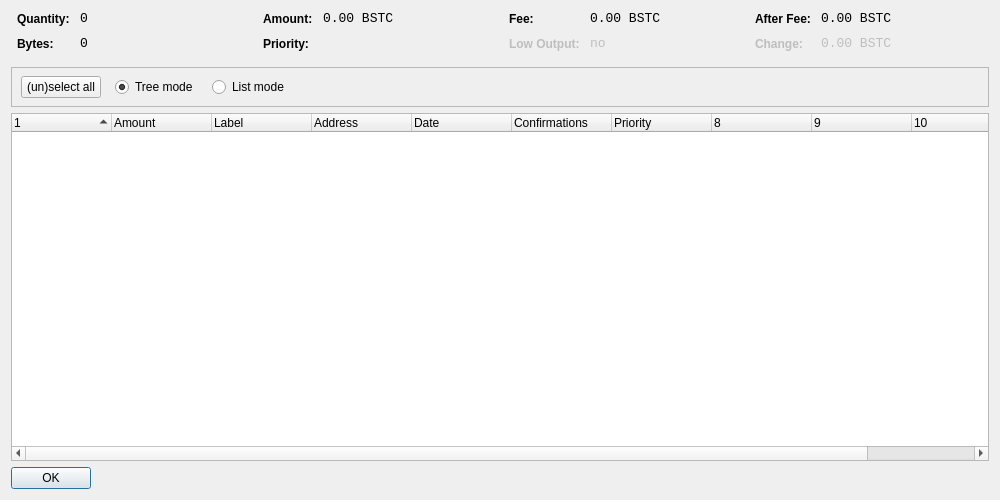
<?xml version="1.0" encoding="UTF-8"?>
<ui version="4.0">
 <class>CoinControlDialog</class>
 <widget class="QDialog" name="CoinControlDialog">
  <property name="geometry">
   <rect>
    <x>0</x>
    <y>0</y>
    <width>1000</width>
    <height>500</height>
   </rect>
  </property>
  <property name="windowTitle">
   <string>Coin Control</string>
  </property>
  <layout class="QVBoxLayout" name="verticalLayout">
   <item>
    <layout class="QHBoxLayout" name="horizontalLayoutTop" stretch="0,0,0,0">
     <property name="topMargin">
      <number>0</number>
     </property>
     <property name="bottomMargin">
      <number>10</number>
     </property>
     <item>
      <layout class="QFormLayout" name="formLayoutCoinControl1">
       <property name="horizontalSpacing">
        <number>10</number>
       </property>
       <property name="verticalSpacing">
        <number>10</number>
       </property>
       <property name="leftMargin">
        <number>6</number>
       </property>
       <property name="rightMargin">
        <number>6</number>
       </property>
       <item row="0" column="0">
        <widget class="QLabel" name="labelCoinControlQuantityText">
         <property name="styleSheet">
          <string notr="true">font-weight:bold;</string>
         </property>
         <property name="text">
          <string>Quantity:</string>
         </property>
        </widget>
       </item>
       <item row="0" column="1">
        <widget class="QLabel" name="labelCoinControlQuantity">
         <property name="font">
          <font>
           <family>Monospace</family>
           <pointsize>10</pointsize>
          </font>
         </property>
         <property name="cursor">
          <cursorShape>IBeamCursor</cursorShape>
         </property>
         <property name="contextMenuPolicy">
          <enum>Qt::ActionsContextMenu</enum>
         </property>
         <property name="text">
          <string notr="true">0</string>
         </property>
         <property name="textInteractionFlags">
          <set>Qt::LinksAccessibleByMouse|Qt::TextSelectableByKeyboard|Qt::TextSelectableByMouse</set>
         </property>
        </widget>
       </item>
       <item row="1" column="0">
        <widget class="QLabel" name="labelCoinControlBytesText">
         <property name="styleSheet">
          <string notr="true">font-weight:bold;</string>
         </property>
         <property name="text">
          <string>Bytes:</string>
         </property>
        </widget>
       </item>
       <item row="1" column="1">
        <widget class="QLabel" name="labelCoinControlBytes">
         <property name="font">
          <font>
           <family>Monospace</family>
           <pointsize>10</pointsize>
          </font>
         </property>
         <property name="cursor">
          <cursorShape>IBeamCursor</cursorShape>
         </property>
         <property name="contextMenuPolicy">
          <enum>Qt::ActionsContextMenu</enum>
         </property>
         <property name="text">
          <string notr="true">0</string>
         </property>
         <property name="textInteractionFlags">
          <set>Qt::LinksAccessibleByMouse|Qt::TextSelectableByKeyboard|Qt::TextSelectableByMouse</set>
         </property>
        </widget>
       </item>
      </layout>
     </item>
     <item>
      <layout class="QFormLayout" name="formLayoutCoinControl2">
       <property name="horizontalSpacing">
        <number>10</number>
       </property>
       <property name="verticalSpacing">
        <number>10</number>
       </property>
       <property name="leftMargin">
        <number>6</number>
       </property>
       <property name="rightMargin">
        <number>6</number>
       </property>
       <item row="0" column="0">
        <widget class="QLabel" name="labelCoinControlAmountText">
         <property name="styleSheet">
          <string notr="true">font-weight:bold;</string>
         </property>
         <property name="text">
          <string>Amount:</string>
         </property>
        </widget>
       </item>
       <item row="0" column="1">
        <widget class="QLabel" name="labelCoinControlAmount">
         <property name="font">
          <font>
           <family>Monospace</family>
           <pointsize>10</pointsize>
          </font>
         </property>
         <property name="cursor">
          <cursorShape>IBeamCursor</cursorShape>
         </property>
         <property name="contextMenuPolicy">
          <enum>Qt::ActionsContextMenu</enum>
         </property>
         <property name="text">
          <string notr="true">0.00 BSTC</string>
         </property>
         <property name="textInteractionFlags">
          <set>Qt::LinksAccessibleByMouse|Qt::TextSelectableByKeyboard|Qt::TextSelectableByMouse</set>
         </property>
        </widget>
       </item>
       <item row="1" column="0">
        <widget class="QLabel" name="labelCoinControlPriorityText">
         <property name="styleSheet">
          <string notr="true">font-weight:bold;</string>
         </property>
         <property name="text">
          <string>Priority:</string>
         </property>
        </widget>
       </item>
       <item row="1" column="1">
        <widget class="QLabel" name="labelCoinControlPriority">
         <property name="font">
          <font>
           <family>Monospace</family>
           <pointsize>10</pointsize>
          </font>
         </property>
         <property name="cursor">
          <cursorShape>IBeamCursor</cursorShape>
         </property>
         <property name="contextMenuPolicy">
          <enum>Qt::ActionsContextMenu</enum>
         </property>
         <property name="text">
          <string/>
         </property>
         <property name="textInteractionFlags">
          <set>Qt::LinksAccessibleByMouse|Qt::TextSelectableByKeyboard|Qt::TextSelectableByMouse</set>
         </property>
        </widget>
       </item>
      </layout>
     </item>
     <item>
      <layout class="QFormLayout" name="formLayoutCoinControl3">
       <property name="horizontalSpacing">
        <number>10</number>
       </property>
       <property name="verticalSpacing">
        <number>10</number>
       </property>
       <property name="leftMargin">
        <number>6</number>
       </property>
       <property name="rightMargin">
        <number>6</number>
       </property>
       <item row="0" column="0">
        <widget class="QLabel" name="labelCoinControlFeeText">
         <property name="styleSheet">
          <string notr="true">font-weight:bold;</string>
         </property>
         <property name="text">
          <string>Fee:</string>
         </property>
        </widget>
       </item>
       <item row="0" column="1">
        <widget class="QLabel" name="labelCoinControlFee">
         <property name="font">
          <font>
           <family>Monospace</family>
           <pointsize>10</pointsize>
          </font>
         </property>
         <property name="cursor">
          <cursorShape>IBeamCursor</cursorShape>
         </property>
         <property name="contextMenuPolicy">
          <enum>Qt::ActionsContextMenu</enum>
         </property>
         <property name="text">
          <string notr="true">0.00 BSTC</string>
         </property>
         <property name="textInteractionFlags">
          <set>Qt::LinksAccessibleByMouse|Qt::TextSelectableByKeyboard|Qt::TextSelectableByMouse</set>
         </property>
        </widget>
       </item>
       <item row="1" column="0">
        <widget class="QLabel" name="labelCoinControlLowOutputText">
         <property name="enabled">
          <bool>false</bool>
         </property>
         <property name="styleSheet">
          <string notr="true">font-weight:bold;</string>
         </property>
         <property name="text">
          <string>Low Output:</string>
         </property>
        </widget>
       </item>
       <item row="1" column="1">
        <widget class="QLabel" name="labelCoinControlLowOutput">
         <property name="enabled">
          <bool>false</bool>
         </property>
         <property name="font">
          <font>
           <family>Monospace</family>
           <pointsize>10</pointsize>
          </font>
         </property>
         <property name="cursor">
          <cursorShape>IBeamCursor</cursorShape>
         </property>
         <property name="contextMenuPolicy">
          <enum>Qt::ActionsContextMenu</enum>
         </property>
         <property name="text">
          <string notr="true">no</string>
         </property>
         <property name="textInteractionFlags">
          <set>Qt::LinksAccessibleByMouse|Qt::TextSelectableByKeyboard|Qt::TextSelectableByMouse</set>
         </property>
        </widget>
       </item>
      </layout>
     </item>
     <item>
      <layout class="QFormLayout" name="formLayoutCoinControl4">
       <property name="horizontalSpacing">
        <number>10</number>
       </property>
       <property name="verticalSpacing">
        <number>10</number>
       </property>
       <property name="leftMargin">
        <number>6</number>
       </property>
       <property name="rightMargin">
        <number>6</number>
       </property>
       <item row="0" column="0">
        <widget class="QLabel" name="labelCoinControlAfterFeeText">
         <property name="styleSheet">
          <string notr="true">font-weight:bold;</string>
         </property>
         <property name="text">
          <string>After Fee:</string>
         </property>
        </widget>
       </item>
       <item row="0" column="1">
        <widget class="QLabel" name="labelCoinControlAfterFee">
         <property name="font">
          <font>
           <family>Monospace</family>
           <pointsize>10</pointsize>
          </font>
         </property>
         <property name="cursor">
          <cursorShape>IBeamCursor</cursorShape>
         </property>
         <property name="contextMenuPolicy">
          <enum>Qt::ActionsContextMenu</enum>
         </property>
         <property name="text">
          <string notr="true">0.00 BSTC</string>
         </property>
         <property name="textInteractionFlags">
          <set>Qt::LinksAccessibleByMouse|Qt::TextSelectableByKeyboard|Qt::TextSelectableByMouse</set>
         </property>
        </widget>
       </item>
       <item row="1" column="0">
        <widget class="QLabel" name="labelCoinControlChangeText">
         <property name="enabled">
          <bool>false</bool>
         </property>
         <property name="styleSheet">
          <string notr="true">font-weight:bold;</string>
         </property>
         <property name="text">
          <string>Change:</string>
         </property>
        </widget>
       </item>
       <item row="1" column="1">
        <widget class="QLabel" name="labelCoinControlChange">
         <property name="enabled">
          <bool>false</bool>
         </property>
         <property name="font">
          <font>
           <family>Monospace</family>
           <pointsize>10</pointsize>
          </font>
         </property>
         <property name="cursor">
          <cursorShape>IBeamCursor</cursorShape>
         </property>
         <property name="contextMenuPolicy">
          <enum>Qt::ActionsContextMenu</enum>
         </property>
         <property name="text">
          <string notr="true">0.00 BSTC</string>
         </property>
         <property name="textInteractionFlags">
          <set>Qt::LinksAccessibleByMouse|Qt::TextSelectableByKeyboard|Qt::TextSelectableByMouse</set>
         </property>
        </widget>
       </item>
      </layout>
     </item>
    </layout>
   </item>
   <item>
    <widget class="QFrame" name="frame">
     <property name="minimumSize">
      <size>
       <width>0</width>
       <height>40</height>
      </size>
     </property>
     <property name="frameShape">
      <enum>QFrame::StyledPanel</enum>
     </property>
     <property name="frameShadow">
      <enum>QFrame::Sunken</enum>
     </property>
     <widget class="QWidget" name="horizontalLayoutWidget">
      <property name="geometry">
       <rect>
        <x>10</x>
        <y>0</y>
        <width>781</width>
        <height>41</height>
       </rect>
      </property>
      <layout class="QHBoxLayout" name="horizontalLayoutPanel" stretch="0,0,0,0,0">
       <property name="spacing">
        <number>14</number>
       </property>
       <item>
        <widget class="QPushButton" name="pushButtonSelectAll">
         <property name="sizePolicy">
          <sizepolicy hsizetype="Maximum" vsizetype="Fixed">
           <horstretch>0</horstretch>
           <verstretch>0</verstretch>
          </sizepolicy>
         </property>
         <property name="text">
          <string>(un)select all</string>
         </property>
        </widget>
       </item>
       <item>
        <widget class="QRadioButton" name="radioTreeMode">
         <property name="sizePolicy">
          <sizepolicy hsizetype="Maximum" vsizetype="Fixed">
           <horstretch>0</horstretch>
           <verstretch>0</verstretch>
          </sizepolicy>
         </property>
         <property name="text">
          <string>Tree mode</string>
         </property>
         <property name="checked">
          <bool>true</bool>
         </property>
        </widget>
       </item>
       <item>
        <widget class="QRadioButton" name="radioListMode">
         <property name="sizePolicy">
          <sizepolicy hsizetype="Maximum" vsizetype="Fixed">
           <horstretch>0</horstretch>
           <verstretch>0</verstretch>
          </sizepolicy>
         </property>
         <property name="text">
          <string>List mode</string>
         </property>
        </widget>
       </item>
       <item>
        <spacer name="horizontalSpacer">
         <property name="orientation">
          <enum>Qt::Horizontal</enum>
         </property>
         <property name="sizeHint" stdset="0">
          <size>
           <width>40</width>
           <height>20</height>
          </size>
         </property>
        </spacer>
       </item>
      </layout>
     </widget>
    </widget>
   </item>
   <item>
    <widget class="CoinControlTreeWidget" name="treeWidget">
     <property name="contextMenuPolicy">
      <enum>Qt::CustomContextMenu</enum>
     </property>
     <property name="sortingEnabled">
      <bool>false</bool>
     </property>
     <property name="columnCount">
      <number>11</number>
     </property>
     <attribute name="headerShowSortIndicator" stdset="0">
      <bool>true</bool>
     </attribute>
     <attribute name="headerStretchLastSection">
      <bool>false</bool>
     </attribute>
     <column>
      <property name="text">
       <string/>
      </property>
     </column>
     <column>
      <property name="text">
       <string>Amount</string>
      </property>
     </column>
     <column>
      <property name="text">
       <string>Label</string>
      </property>
     </column>
     <column>
      <property name="text">
       <string>Address</string>
      </property>
     </column>
     <column>
      <property name="text">
       <string>Date</string>
      </property>
     </column>
     <column>
      <property name="text">
       <string>Confirmations</string>
      </property>
      <property name="toolTip">
       <string>Confirmed</string>
      </property>
     </column>
     <column>
      <property name="text">
       <string>Priority</string>
      </property>
     </column>
     <column>
      <property name="text">
       <string/>
      </property>
     </column>
     <column>
      <property name="text">
       <string/>
      </property>
     </column>
     <column>
      <property name="text">
       <string/>
      </property>
     </column>
     <column>
      <property name="text">
       <string/>
      </property>
     </column>
    </widget>
   </item>
   <item>
    <widget class="QDialogButtonBox" name="buttonBox">
     <property name="sizePolicy">
      <sizepolicy hsizetype="Maximum" vsizetype="Fixed">
       <horstretch>0</horstretch>
       <verstretch>0</verstretch>
      </sizepolicy>
     </property>
     <property name="orientation">
      <enum>Qt::Horizontal</enum>
     </property>
     <property name="standardButtons">
      <set>QDialogButtonBox::Ok</set>
     </property>
    </widget>
   </item>
  </layout>
 </widget>
 <customwidgets>
  <customwidget>
   <class>CoinControlTreeWidget</class>
   <extends>QTreeWidget</extends>
   <header>coincontroltreewidget.h</header>
  </customwidget>
 </customwidgets>
 <resources/>
 <connections/>
</ui>
